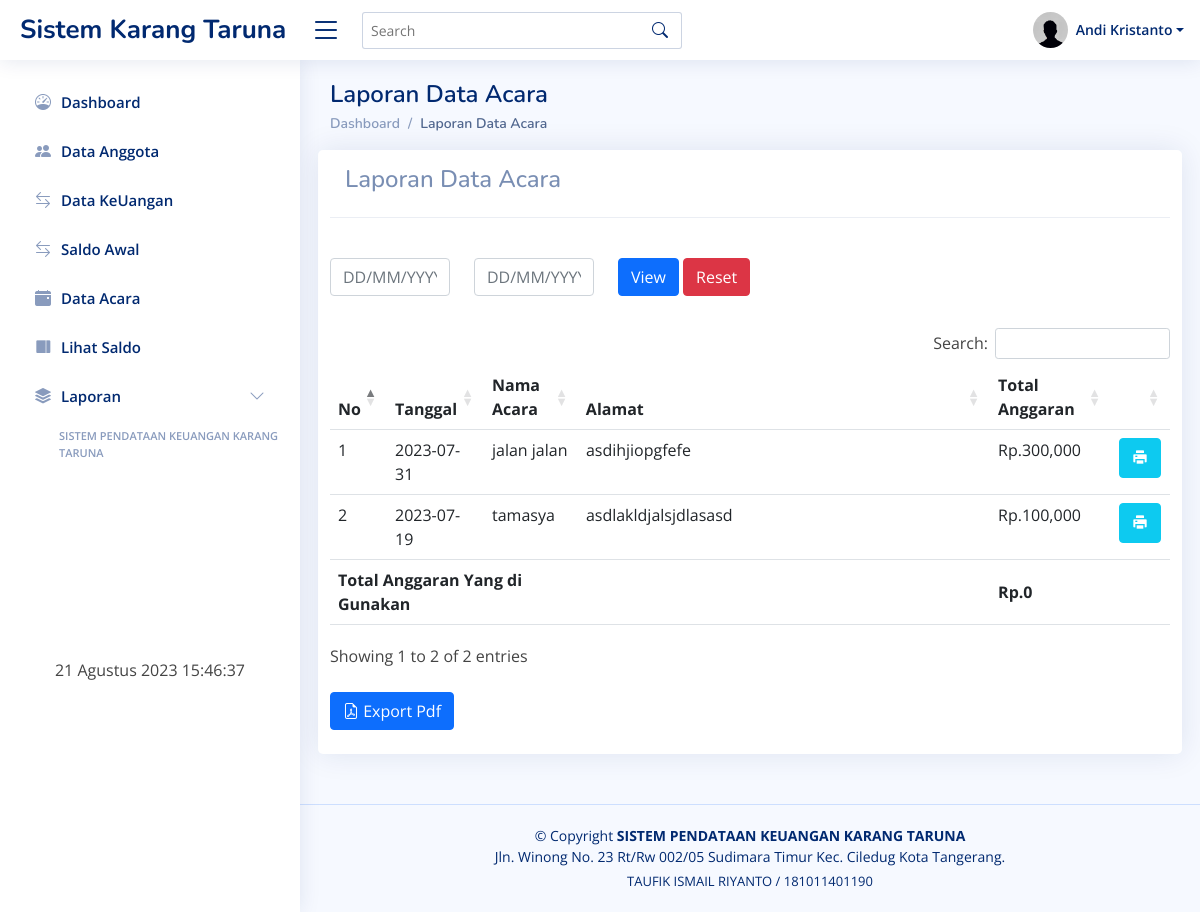
Page /admin/index.php?url=lap_acara (signed in) on the committed database.
### tables this page shows
CREATE TABLE `users` (
  `id_user` int(11) NOT NULL,
  `recid` enum('0','1') NOT NULL,
  `nama` varchar(30) NOT NULL,
  `rt` int(4) NOT NULL,
  `rw` int(4) NOT NULL,
  `alamat` text NOT NULL,
  `tgl_lahir` varchar(20) NOT NULL,
  `pekerjaan` varchar(40) NOT NULL,
  `no_telp` varchar(15) NOT NULL,
  `status` enum('aktif','tidak aktif') NOT NULL,
  `usertype` enum('ketua','wakil','anggota') NOT NULL,
  `username` varchar(30) NOT NULL,
  `password` varchar(200) NOT NULL,
  `level` enum('admin','anggota') NOT NULL
);

CREATE TABLE `trx` (
  `id_trx` int(11) NOT NULL,
  `id_user` int(11) NOT NULL,
  `jml_trx` varchar(255) NOT NULL,
  `keterangan` varchar(255) NOT NULL,
  `status_trx` varchar(255) NOT NULL,
  `tgl` date NOT NULL
);

CREATE TABLE `acara` (
  `id_acara` int(11) NOT NULL,
  `id_trx` int(11) NOT NULL,
  `nama_acara` varchar(255) NOT NULL,
  `tempat_acara` varchar(255) NOT NULL
);

### admin/index.php (the view, shortened to what this page needs)
<!DOCTYPE html>
<html lang="en">
<head>
     <link href="../assets/css/bootstrap.min.css" rel="stylesheet">
     <link href="../assets/css/bootstrap-icons.css" rel="stylesheet">
     <link href="../assets/css/boxicons.min.css" rel="stylesheet">
     <link href="../assets/css/quill.snow.css" rel="stylesheet">
     <link href="../assets/css/quill.bubble.css" rel="stylesheet">
     <link href="../assets/css/remixicon.css" rel="stylesheet">
     <link rel="stylesheet" href="../assets/jquery-ui.css">
     <link href="../assets/css/style.css" rel="stylesheet">
     <link href="../assets/datatables/dataTables.bootstrap4.min.css" rel="stylesheet">
</head>
<body>
     <header id="header" class="header fixed-top d-flex align-items-center">
          <div class="d-flex align-items-center justify-content-between"> <a href="index.html"
                    class="logo d-flex align-items-center"> <span class="d-none d-lg-block">Sistem Karang Taruna</span>
               </a> <i class="bi bi-list toggle-sidebar-btn"></i></div>
          <div class="search-bar">
               <form class="search-form d-flex align-items-center" method="POST" action="#"> <input type="text"
                         name="query" placeholder="Search" title="Enter search keyword"> <button type="submit"
                         title="Search"><i class="bi bi-search"></i></button></form>
          </div>
          <nav class="header-nav ms-auto">
               <ul class="d-flex align-items-center">
                    <li class="nav-item dropdown pe-3">
                         <?php
             require '../config/config.php';
             $sql = mysqli_query($koneksi, "select * from users where id_user='$_SESSION[id]'");
             while ($data = mysqli_fetch_array($sql)) {
               ?>
                         <a class="nav-link nav-profile d-flex align-items-center pe-0" href="#"
                              data-bs-toggle="dropdown"> <img src="../assets/img/profile-img.png" alt="Profile"
                                   class="rounded-circle"> <span
                                   class="d-none d-md-block dropdown-toggle ps-2"><?php echo $data['nama']; ?></span>
                         </a>
                              <?php } ?>
                    </li>
               </ul>
          </nav>
     </header>
     <aside id="sidebar" class="sidebar">
          <ul class="sidebar-nav" id="sidebar-nav">
               <li class="nav-item"> <a class="nav-link collapsed" href="?url=dashboard">
                         <i class="bi bi-speedometer"></i>
                         <span>Dashboard</span> </a></li>
               <li class="nav-item">
                    <a class="nav-link collapsed" href="?url=data_anggota">
                         <i class="bi bi-people-fill"></i>
                         </i><span>Data Anggota</span>
                    </a>
               </li>
               <li class="nav-item">
                    <a class="nav-link collapsed" href="?url=index_keuangan">
                         <i class="bi bi-arrow-left-right"></i>
                         </i><span>Data KeUangan</span>
                    </a>
               <li class="nav-item">
                    <a class="nav-link collapsed" href="?url=saldo_awal">
                         <i class="bi bi-arrow-left-right"></i>
                         </i><span>Saldo Awal</span>
                    </a>
               </li>
               <li class="nav-item">
                    <a class="nav-link collapsed" href="?url=list_acara">
                         <i class="bi bi-calendar-event-fill"></i>
                         </i><span>Data Acara</span>
                    </a>
               </li>
               <li class="nav-item">
                    <a class="nav-link collapsed" href="?url=cek_saldo">
                         <i class="ri-layout-right-fill"></i>
                         </i><span>Lihat Saldo</span>
                    </a>
               </li>
               <li class="nav-item">
                    <a class="nav-link collapsed" data-bs-target="#components-nav" data-bs-toggle="collapse" href="#"><i
                              class="bi bi-stack"></i><span>Laporan</span><i class="bi bi-chevron-down ms-auto"></i>
                    </a>
               </li>
               <li class="nav-heading ps-4">SISTEM PENDATAAN KEUANGAN KARANG TARUNA</li>
               <br><br><br><br>
               <br><br><br><br>
               <div class="row text-center">
                    <?php
   function tgl_indo($tanggal){
    $bulan = array (
      1 =>   'Januari',
      'Februari',
      'Maret',
      'April',
      'Mei',
      'Juni',
      'Juli',
      'Agustus',
      'September',
      'Oktober',
      'November',
      'Desember'
   );
    $pecahkan = explode('-', $tanggal);
    return $pecahkan[2] . ' ' . $bulan[ (int)$pecahkan[1] ] . ' ' . $pecahkan[0];
 }
 ?>
                    <p><?php echo tgl_indo(date('Y-m-d')); ?> <span style="font-size:17" id="jam"></span></p>
               </div>
          </ul>
     </aside>
     <main id="main" class="main">
          <section class="section">
               <div class="row">
                    <?php include 'link.php' ?>
     <footer id="footer" class="footer">
          <div class="copyright"> &copy; Copyright <strong><span>SISTEM PENDATAAN KEUANGAN KARANG
                         TARUNA</span></strong><br>Jln. Winong No. 23 Rt/Rw 002/05 Sudimara Timur Kec. Ciledug Kota
               Tangerang.</div>
          <div class="credits">TAUFIK ISMAIL RIYANTO / 181011401190</div>
     </footer>
</body>
</html>

### admin/lap_acara.php (shortened to what this page needs)
<!DOCTYPE html>
<html>
<head>
</head>
<body>
	<div class="container">
		<div class="pagetitle">
			<h1 class="mb-1">Laporan Data Acara</h1>
			<nav>
				<ol class="breadcrumb">
					<li class="breadcrumb-item"><a href="?url=dashboard">Dashboard</a></li>
					<li class="breadcrumb-item active">Laporan Data Acara</li>
				</ol>
			</nav>
		</div>
		<div class="row">
			<div class="card">
				<div class="card-header">
					<h4>Laporan Data Acara</h4>
				</div>
				<br>
				<div class="col-md-12 mt-3">
					<form method="POST" class="form-inline">
						<div class="row">
							<div class="col-md-2">
								<input id="dateacara1" type="text" name="tgl_mulai" class="form-control mb-2" placeholder="DD/MM/YYYY">
							</div>
							<div class="col-md-2">
								<input id="dateacara2" type="text" name="tgl_selesai" class="form-control ml-3 mb-2" placeholder="DD/MM/YYYY">
							</div>
							<div class="col-md-4">
								<button type="submit" name="filter" class="btn btn-primary ml-3">View</button>
								<button type="reset" class="btn btn-danger ml-3"> Reset</button>
							</div>
						</form>
					</div>
				</div>
				<br>
				<table id="example" class="table table-hover">
					<thead>
						<tr>
							<th>No</th>
							<th>Tanggal</th>
							<th>Nama Acara</th>
							<th style="width:380px" >Alamat</th>
							<th>Total Anggaran</th>
							<th></th>
						</tr>
					</thead>
					<tbody>
						<?php
						require '../config/config.php';
						$bulan =  date('m', strtotime(date('Y-m-d')));
						if(isset($_POST['filter'])){
							$mulai = $_POST['tgl_mulai'];
							$selesai = $_POST['tgl_selesai'];
							$newMulai  =  date( "Ymd" ,  strtotime ( $mulai ));
							$newSelesai  =  date( "Ymd" ,  strtotime ( $selesai ));
							if ($mulai!=null || $selesai!=null ) {
								$sql=mysqli_query($koneksi,"select * from trx inner join users on users.id_user = trx.id_user
								inner join acara on acara.id_trx = trx.id_trx and  tgl between '$newMulai' and '$newSelesai'  where trx.id_trx NOT IN (
									SELECT id_trx from trx where keterangan = 'saldo_awal'
								   ) and trx.id_trx NOT IN (
									SELECT id_trx from trx where keterangan = 'saldo_masuk'
								   )   order by tgl desc");
                                   $sql3 = mysqli_query($koneksi, "select sum(jml_trx) as total from trx inner join acara on acara.id_trx = trx.id_trx and keterangan='saldo_keluar' and  tgl between '$newMulai' and '$newSelesai' ");
							} else {
								$sql=mysqli_query($koneksi,"select * from trx inner join users on users.id_user = trx.id_user
								inner join acara on acara.id_trx = trx.id_trx and month(trx.tgl)='$bulan' order by tgl desc");
							}
						} else {
							$sql=mysqli_query($koneksi,"select * from trx inner join users on users.id_user = trx.id_user
							inner join acara on acara.id_trx = trx.id_trx   where trx.id_trx NOT IN (
								SELECT id_trx from trx where keterangan = 'saldo_awal'
							   ) and trx.id_trx NOT IN (
								SELECT id_trx from trx where keterangan = 'saldo_masuk'
							   )  order by tgl desc");
							$sql3 = mysqli_query($koneksi, "select sum(jml_trx) as total from trx inner join acara on acara.id_trx = trx.id_trx and keterangan='saldo_keluar' and month(trx.tgl)='$bulan'");
						}
						$no=1;
						$total = 0;
						while ($data=mysqli_fetch_array($sql)) {
								 while ($data2=mysqli_fetch_array($sql3)) {
									  $total = $data2['total'];
								 }
					 ?>
							<tr>
								<td><?= $no++; ?></td>
								<td><?= $data['tgl']; ?></td>
								<td><?= $data['nama_acara']; ?></td>
								<td><?= $data['tempat_acara']; ?></td>
								<td>Rp.<?= number_format($data['jml_trx']); ?></td>
								<td>
								<a href="lap_acara_pdf.php?id=<?php echo $data['id']; ?>&&nm=<?php echo $data['nm_acara'];?>"
										class="btn btn-info btn-icon-split" target="_blank">
										<span class="icon text-white">
											<i class="ri-printer-fill"></i>
										</span>
									</a>
								</td>
							</tr>
						<?php
					}
					 ?>
					</tbody>
					<tfoot>
						<tr>
							<th colspan="3">Total Anggaran Yang di Gunakan</th>
							<th></th>
							<th>Rp.<?= number_format($total); ?></th>
							<th></th>
						</tr>
					</tfoot>
				</table>
				<br>
				<div class="row">
					<div class="col-lg-6">
						<a href="lap_acara_pdf2.php?tgl_mulai=<?php echo $_POST['tgl_mulai']; ?>&&tgl_selesai=<?php echo $_POST['tgl_selesai']; ?>" target="_blank" class="btn btn-primary">
							<i class="bi bi-file-earmark-pdf"></i>
							<span class="text">Export Pdf</span>
						</a>
					</div>
				</div>
				<br>
			</div>
		</div>
	</div>
</body>
</html>

### assets/css/style.css (style rules this page uses)
:root { scroll-behavior: smooth; }
body { font-family: "Open Sans", sans-serif; background: #f6f9ff; color: #444444; }
a { color: #4154f1; text-decoration: none; }
h1, h2, h3, h4, h5, h6 { font-family: "Nunito", sans-serif; }
#main { margin-top: 60px; padding: 20px 30px; transition: all 0.3s; }
.pagetitle { margin-bottom: 10px; }
.pagetitle h1 { font-size: 24px; margin-bottom: 0; font-weight: 600; color: #012970; }
.card { margin-bottom: 30px; border: none; border-radius: 5px; box-shadow: 0px 0 30px rgba(1, 41, 112, 0.1); }
.card-header, .card-footer { border-color: #ebeef4; background-color: #fff; color: #798eb3; padding: 15px; }
.breadcrumb { font-size: 14px; font-family: "Nunito", sans-serif; color: #899bbd; font-weight: 600; }
.breadcrumb a { color: #899bbd; transition: 0.3s; }
.breadcrumb .breadcrumb-item::before { color: #899bbd; }
.breadcrumb .active { color: #51678f; font-weight: 600; }
.logo { line-height: 1; }
@media (min-width: 1200px) { .logo { width: 280px; } }
.logo span { font-size: 26px; font-weight: 700; color: #012970; font-family: "Nunito", sans-serif; }
.header { transition: all 0.5s; z-index: 997; height: 60px; box-shadow: 0px 2px 20px rgba(1, 41, 112, 0.1); background-color: #fff; padding-left: 20px; }
.header .toggle-sidebar-btn { font-size: 32px; padding-left: 10px; cursor: pointer; color: #012970; }
.header .search-bar { min-width: 360px; padding: 0 20px; }
.header .search-form { width: 100%; }
.header .search-form input { border: 0; font-size: 14px; color: #012970; border: 1px solid rgba(1, 41, 112, 0.2); padding: 7px 38px 7px 8px; border-radius: 3px; transition: 0.3s; width: 100%; }
.header .search-form button { border: 0; padding: 0; margin-left: -30px; background: none; }
.header .search-form button i { color: #012970; }
.header-nav ul { list-style: none; }
.header-nav > ul { margin: 0; padding: 0; }
.header-nav .nav-profile { color: #012970; }
.header-nav .nav-profile img { max-height: 36px; }
.header-nav .nav-profile span { font-size: 14px; font-weight: 600; }
.sidebar { position: fixed; top: 60px; left: 0; bottom: 0; width: 300px; z-index: 996; transition: all 0.3s; padding: 20px; overflow-y: auto; scrollbar-width: thin; scrollbar-color: #aab7cf transparent; box-shadow: 0px 0px 20px rgba(1, 41, 112, 0.1); background-color: #fff; }
@media (min-width: 1200px) { #main, #footer { margin-left: 300px; } }
.sidebar-nav { padding: 0; margin: 0; list-style: none; }
.sidebar-nav li { padding: 0; margin: 0; list-style: none; }
.sidebar-nav .nav-item { margin-bottom: 5px; }
.sidebar-nav .nav-heading { font-size: 11px; text-transform: uppercase; color: #899bbd; font-weight: 600; margin: 10px 0 5px 15px; }
.sidebar-nav .nav-link { display: flex; align-items: center; font-size: 15px; font-weight: 600; color: #4154f1; transition: 0.3; background: #f6f9ff; padding: 10px 15px; border-radius: 4px; }
.sidebar-nav .nav-link i { font-size: 16px; margin-right: 10px; color: #4154f1; }
.sidebar-nav .nav-link.collapsed { color: #012970; background: #fff; }
.sidebar-nav .nav-link.collapsed i { color: #899bbd; }
.sidebar-nav .nav-link .bi-chevron-down { margin-right: 0; transition: transform 0.2s ease-in-out; }
.footer { padding: 20px 0; font-size: 14px; transition: all 0.3s; border-top: 1px solid #cddfff; }
.footer .copyright { text-align: center; color: #012970; }
.footer .credits { padding-top: 5px; text-align: center; font-size: 13px; color: #012970; }

### rows in the picture
users: nama "Andi Kristanto"
trx: tgl "2023-07-31", acara.nama_acara "jalan jalan", acara.tempat_acara "asdihjiopgfefe", jml_trx "300,000"
trx: tgl "2023-07-19", acara.nama_acara "tamasya", acara.tempat_acara "asdlakldjalsjdlasasd", jml_trx "100,000"

### other values in the picture
$total "0"
